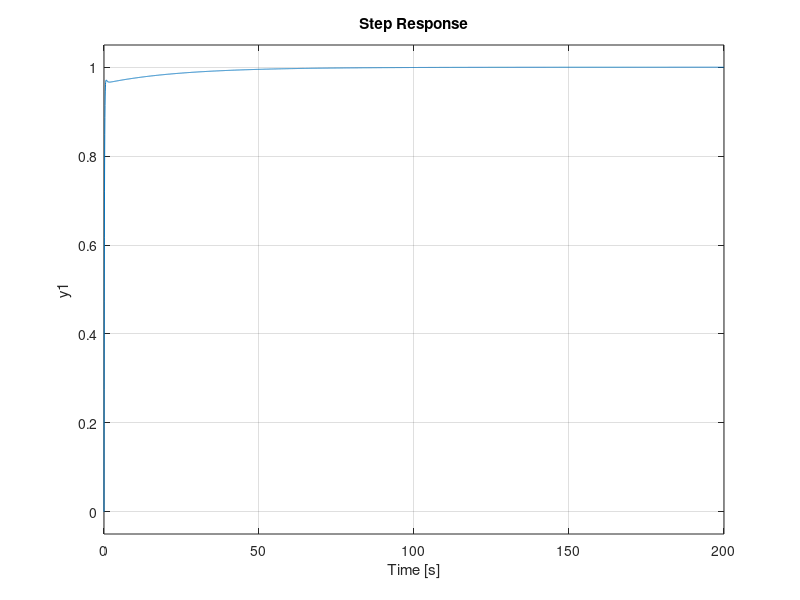

Reproduce this figure in MATLAB.
%%testing out PID controller 

%create num and denom of transfer function
%laplace transform of system output signal divided by LT of input signal
numerator = [1]; %LAPLACE OF SYSTEM OUTPUT
denominator = [1 3 1]; %LAPLACE OF SYSTEM INPUT - tune this to experiment with different input systems (represents some random physical system)

%set up plant 
Gp = tf(numerator, denominator)
H = [1]; %feedback transfer function (simple for now)

M_no_Controller = feedback(Gp, H) %basically does G/1+GH
%Gp is forward transfer function and H is feedback transfer function
%M is like closed loop transfer function

%now input a step response to see how system responds 
%step input is basically a instant rise of 0 to 1 in input signal to see
%how system behaves to rapid changes

%figure(1)
%step(M_no_Controller)
%grid on

%% now add in controller
%set PID gain variables
%PLOTS ARE SUPPOSED TO GO TO 1 CAUSE STEP INPUT IS 1 but don't go to 1
%wihtout control cause steady state error is present

Kp = 24; %FIRST: reduces rise time to SS at expense of higher overshoot, also makes SS closer to Step input value of 1
Ki = 1; %THIRD: integrates out remaining steady state error to hit desired step input value of 1
Kd = 8; %SECOND: dampens oscillations and overshoot due to high P gain

Gc = pid(Kp, Ki, Kd) %this is PID controller

M_controller = feedback(Gc*Gp, H)
%so now controller in forward path but since initially p = 1, i = 0, d = 0,
%plot output should be exact same as w no controller since gain is just 1 

figure(1)
step(M_controller)
grid on
hold on




